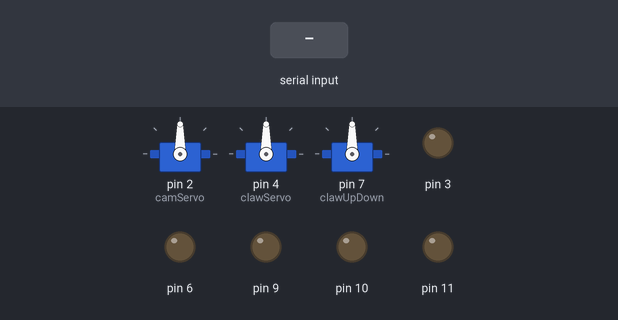
Simulated run of this sketch. Board: Arduino Uno, built with avr-gcc and run on an emulated ATmega328P. On the bench: 3 × servo, output pins drawn as LEDs (lit = HIGH). The test bench sets the inputs (shaded band). Pins used as bus, display or sensor lines are not drawn.

Above: at 1.2 s.
1.3 s: "f90\n" received over Serial
At 2.5 s:
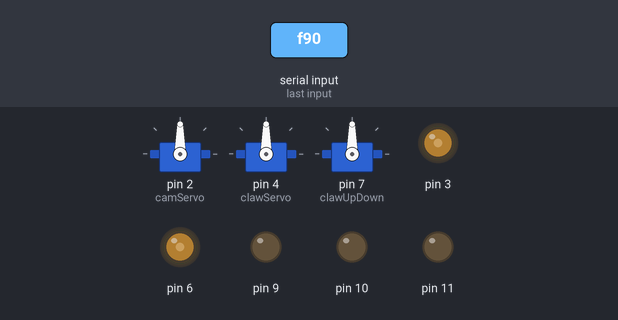
2.8 s: "l90\n" received over Serial
At 3.7 s:
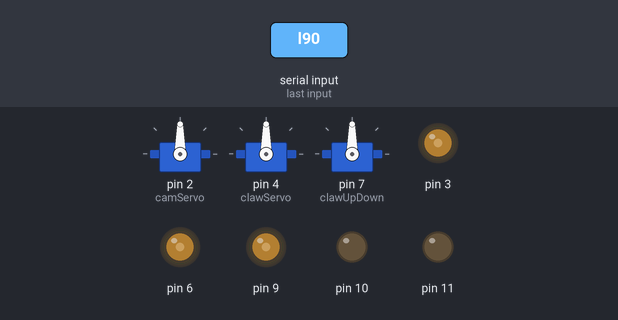
4.3 s: "f,45\n" received over Serial
At 4.9 s:
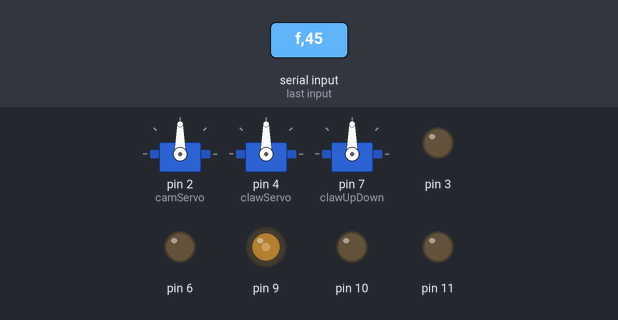
5.8 s: "z90\n" received over Serial
At 7.0 s:
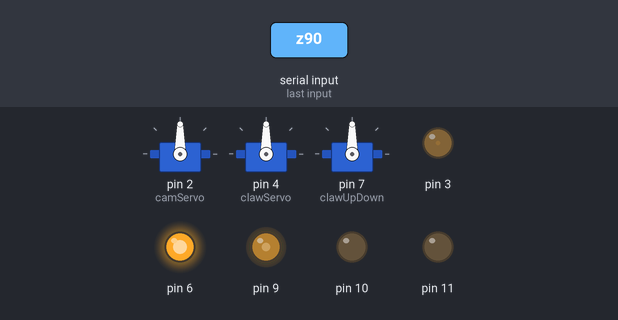
7.3 s: "l,45\n" received over Serial
At 8.4 s:
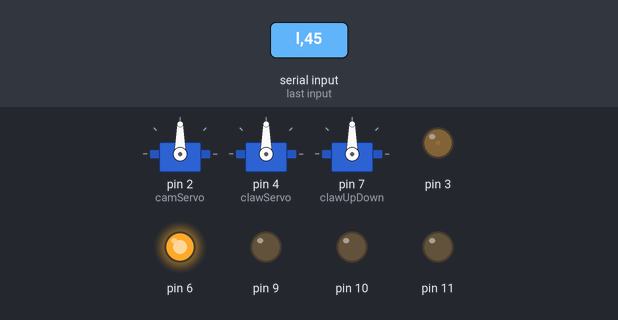
8.8 s: "z,45\n" received over Serial
At 9.5 s:
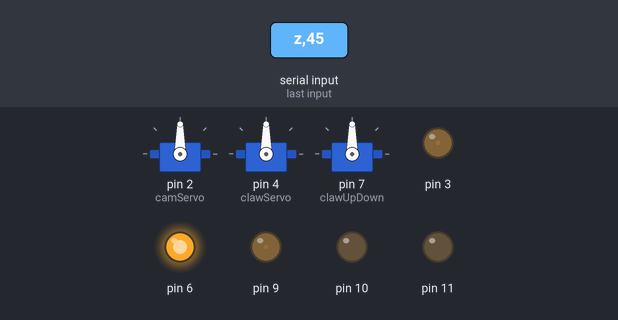
Timing chart, 0 to 11.3 s (numbered marks = the images above; inputs shaded):
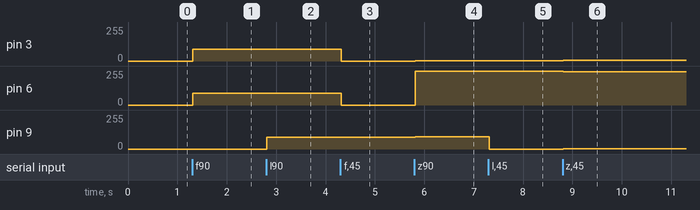

Measured:
- after the input at 1.3 s, pin 3, pin 6: 0/255 → 90/255 at once
- after the input at 2.8 s, pin 9: 0/255 → 90/255 at once
- after the input at 4.3 s, pin 3, pin 6: 90/255 → 0/255 at once
- after the input at 5.8 s, pin 3: 0/255 → 3/255 at once; pin 6: 0/255 → 253/255 at once; pin 9: 90/255 → 93/255 at once
- after the input at 7.3 s, pin 9: 93/255 → 0/255 at once
- after the input at 8.8 s, pin 3: 3/255 → 6/255 at once; pin 6: 253/255 → 250/255 at once; pin 9: 0/255 → 3/255 at once

The sketch:

SerialInput.ino
```cpp
#include<Servo.h>

struct channel {
  unsigned int port: 4;
  unsigned int value: 8; //PWM value 0-fwd 127-stop 255-bkd
};
struct channelValues {
  struct channel left1Thrust;
  struct channel left2Thrust;
  struct channel right1Thrust;
  struct channel right2Thrust;
  struct channel vert1Thrust;
  struct channel vert2Thrust;
} values;
Servo camServo;//hope I don't need pwm. -You don't
int camPos = 90;//since the program will let these values go slightly below zero, we must either not let these go below zero or make these normal ints.
Servo clawServo;
int clawPos = 90;
Servo clawUpDown;
unsigned int accelFactor = 3;//this is geared towards keyboard control. But is also used 4 rotation

void setup() {
  // put your setup code here, to run once:
  Serial.begin(9600);
  Serial.setTimeout(10);
  // pinMode(2, OUTPUT);
  camServo.attach(2);
  camServo.write(90);
  clawServo.attach(4);
  clawServo.write(90);
  clawUpDown.attach(7);
  values.left1Thrust.port = 3;
  values.left2Thrust.port = 5;
  values.right1Thrust.port = 6;
  values.left2Thrust.port = 9;
  values.vert1Thrust.port = 10;
  values.vert2Thrust.port = 11;
}

void loop() {
  // put your main code here, to run repeatedly:
  while (Serial.available() > 0) {
    String ln = Serial.readString();
    //Serial.println(ln);
    char cmd = ln.charAt(0);
    int pwr = ln.substring(1, ln.length() - 1).toInt();
    switch (cmd) {
      case 'f'://ROV forward&backward
        //PWM value 0-fwd 127-stop 255-bkd
        values.left1Thrust.value = pwr;
        values.right1Thrust.value = pwr;
        break;
      case 'l'://ROV left&right
        //PWM value 0-fwd 127-stop 255-bkd
        values.left2Thrust.value = pwr;
        values.right2Thrust.value = pwr;
        break;
      case 'z'://rotate counter-clockwise
        values.left1Thrust.value += accelFactor;
        values.right1Thrust.value -= accelFactor;
        values.left2Thrust.value += accelFactor;
        values.right2Thrust.value -= accelFactor;
        break;
      case 'r': //reset ROV to stop
        values.left1Thrust.value = 127;
        values.right1Thrust.value = 127;
        values.left2Thrust.value = 127;
        values.right2Thrust.value = 127;
        values.vert1Thrust.value = 127;
        values.vert2Thrust.value = 127;
        break;
      case 'x'://rotate clockwise
        values.left1Thrust.value -= accelFactor;
        values.right1Thrust.value += accelFactor;
        values.left2Thrust.value -= accelFactor;
        values.right2Thrust.value += accelFactor;
        break;
      case 'u'://ROV Up or down
        values.vert1Thrust.value = pwr;
        values.vert2Thrust.value = pwr;
        break;

      case 'c'://camera up. Command from remote client of the connected USB computer
        //Serial.println(camPos);
        if(camPos<180){
          camServo.write(camPos+pwr);
          camPos= camPos+pwr;
        }
        break;
      case 'v'://Cam down
        if(camPos>0){
        camServo.write(camPos-pwr);
        camPos-=pwr;
        }
        break;
      case ','://claw open
        if(clawPos<180){
        clawServo.write(clawPos+5);
        clawPos+=5;
        }
        break;
      case '.'://Claw close
        if(clawPos>0){
        camServo.write(clawPos-5);
        clawPos-=5;
        }
        break;
       case 'a'://acoustic release
          digitalWrite(12, HIGH);
          break;
       case 's':
          digitalWrite(12, LOW);
          break;

    }
    //TODO: need to check for values over 255 and under 0;
    analogWrite(values.left1Thrust.port, values.left1Thrust.value);
    analogWrite(values.left2Thrust.port, values.left2Thrust.value);
    analogWrite(values.right2Thrust.port, values.right2Thrust.value);
    analogWrite(values.right1Thrust.port, values.right1Thrust.value);
    analogWrite(values.vert1Thrust.port, values.vert1Thrust.value);
    analogWrite(values.vert2Thrust.port, values.vert2Thrust.value);
  }
}
```
